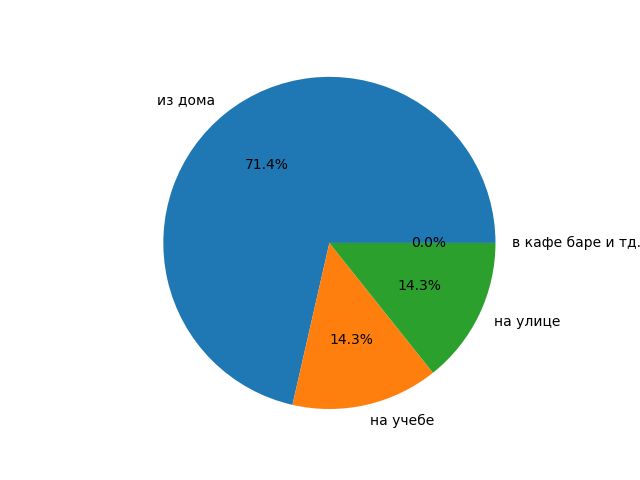

The Python source for this figure:
# Социологический опрос на тему:"Социальные сети"
# 8.	Откуда Вы в основном заходите в социальные сети?

import matplotlib.pyplot as plt

labels = 'из дома', 'на учебе', 'на улице', 'в кафе баре и тд.'
sizes = [5,1,1,0]

fig, ax = plt.subplots()
ax.pie(sizes, labels=labels, autopct='%1.1f%%')
ax.axis('equal')

plt.show()
